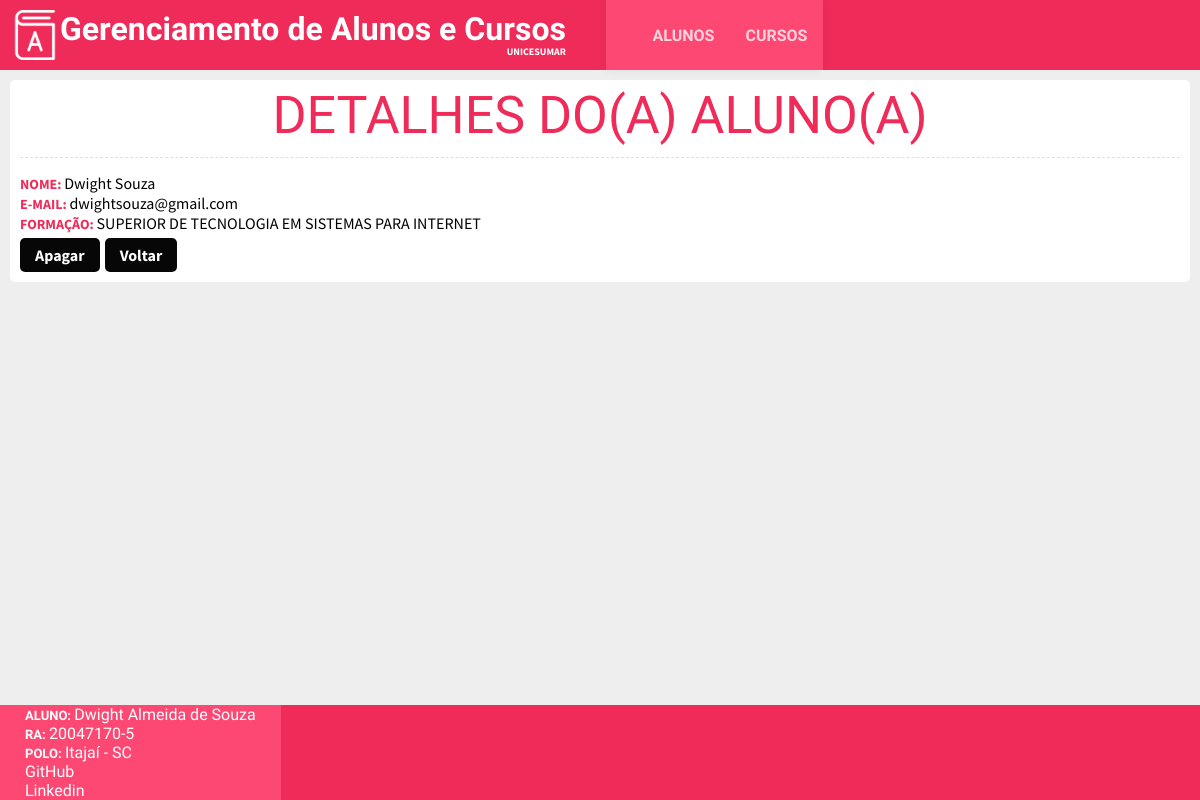
/controller/alunos.php?acao=detalhes&id=38, run on the app's committed database.
### tables this page shows
CREATE TABLE `alunos` (
  `Id` int(100) NOT NULL,
  `name` varchar(80) NOT NULL,
  `email` varchar(80) NOT NULL,
  `password` varchar(64) NOT NULL,
  `phone` varchar(15) NOT NULL,
  `course` varchar(64) NOT NULL,
  `status` int(1) NOT NULL
);

### controller/alunos.php (called while the page is built, shortened)
<?php
class alunos {
	private function getdetalhes(){
		include("../model/conexao.php");
		$id = $_GET["id"];
		$query = $conn->query("SELECT * FROM alunos Where id = $id");
		$dados = $query->fetch_assoc();
		return $dados;
	}
	public function exibirView(){
		if(isset($_GET["acao"])){
			switch($_GET["acao"]){
				case "detalhes":
					$alunos = $this->getdetalhes();
					break;
			}
		} else {
			$alunos = $this->listarAlunos();
			$conteudo = "../view/alunos/lista.php";
		}
		include("../view/view.php");
	}
}
$alunos = new alunos;
$alunos->exibirView();

### view/alunos/detalhes.php (the view)
<section id="conteudo">
	<header class="column">
		<h1>Detalhes do(a) aluno(a)</h1>
	</header>
	<div class="detalhes">
		<ul>
			<li><b>Nome: </b><?=$alunos["name"];?></li>
			<li><b>E-mail: </b><?=$alunos["email"];?></li>
			<li><b>Formação: </b><?=$alunos["course"];?></li>
		</ul>
	</div>
	<div class="ferramentas">
		<a href="apagar_aluno.php?" class="botao">Apagar</a>
		<a href="alunos.php" class="botao">Voltar</a>
	</div>
</section>

### css/estilos.css (style rules this page uses)
html { height: 100%; box-sizing: border-box; }
*, *:before, *:after { box-sizing: inherit; }
body { margin: 0; padding: 0; background: #EEE; font-family: 'Source Sans Pro', sans-serif; min-height: 100%; position: relative; }
h1, h2, h3, h4, h5, h6 { margin: 0; padding: 0; line-height: 100%; }
ul, li { margin: 0; padding: 0; list-style: none; }
a, a:hover, a:focus, a:visited { text-decoration: none; color: inherit }
.botao, input, button, select { font-family: 'Source Sans Pro', sans-serif; font-size: 16px; border-radius: 5px; background: #FFF; }
.botao { border: none !important; background: #070707; padding: 7px 15px; font-weight: bold; color: #FFF !important; cursor: pointer; box-shadow: 0 0 0px transparent; transition: background 500ms, box-shadow 500ms; align-self: center; }
#conteudo { margin: 10px; padding: 10px; background: #FFF; border-radius: 5px; }
.column { flex-direction: column !important; }
#conteudo header { padding-bottom: 15px; margin-bottom: 15px; border-bottom: 1px dashed #dedede; display: flex; }
#conteudo header h1 { font-size: 52px; text-align: center; text-transform: uppercase; font-weight: normal; font-family: 'Dosis', sans-serif; color: #ef2c59; }
#conteudo .detalhes { display: flex; }
#conteudo .detalhes ul b { color: #ef2c59; font-size: 14px; text-transform: uppercase; }
.ferramentas { margin-top: 5px; display: flex; }
.ferramentas .botao { margin-right: 5px; }

### data on the page
alunos: name "Dwight Souza", email "dwightsouza@gmail.com", course "SUPERIOR DE TECNOLOGIA EM SISTEMAS PARA INTERNET"
